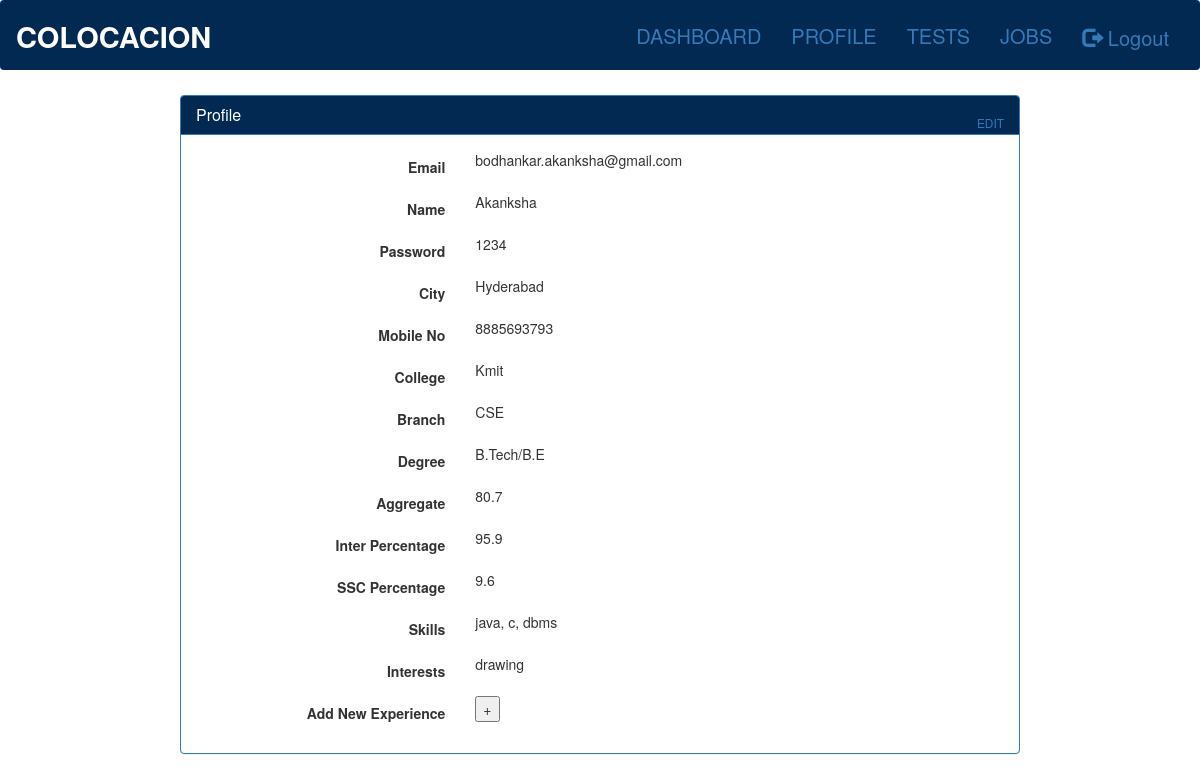
The page /users/profile/ (signed in) on the database its author committed.
### accounts/models.py (models this page shows, shortened)
class UserDetails(models.Model):
	email = models.EmailField(max_length=200, primary_key=True, blank=False)
	name = models.CharField(max_length=200, blank=False)
	password = models.CharField(max_length=100)
	city = models.CharField(max_length=200)
	mobile_num = models.IntegerField()

class UserProfile(models.Model):
	DEGREE = (
        ('B.Tech/B.E', 'Btech'),
        ('B.com', 'Bcom'),
        ('Bsc', 'Bsc'),
        ('M.Tech', 'Mtech'),
        ('Msc', 'Msc'),
        ('B.A.','BA'),
        ('M.B.A','MBA'),
        ('B.B.A', 'BBA'),
    )
	email = models.ForeignKey(UserDetails, on_delete=models.CASCADE)
	college_name = models.CharField(max_length=200)
	branch = models.CharField(max_length=15)
	degree = models.CharField(max_length=10, choices=DEGREE)
	degree_percent = models.DecimalField(max_digits=3, decimal_places=1)
	inter_percent = models.DecimalField(max_digits=3, decimal_places=1)
	ssc_percent = models.DecimalField(max_digits=3, decimal_places=1)
	skills = models.CharField(max_length=300)
	interests = models.CharField(max_length=300)

### users/views.py (the view)
def profile(request):
	if 'email' in request.session:
		userdetails = UserDetails.objects.get(email=request.session['email'])
		userprofile = UserProfile.objects.get(email=request.session['email'])
		return render(request, 'users/profile.html', {'form1':userdetails, 'form2':userprofile})
	else:
		return redirect('/accounts/login')

### users/templates/users/profile.html (shortened to what this page needs)
{% extends 'users/base.html' %}
{% block content %}
<div class="panel panel-primary "  style="margin-top:5px;margin-left:180px;margin-right:180px;" class="mainbox col-md-4 col-md-offset-4 col-sm-8 col-sm-offset-2">
	<div class="panel-heading" style="background-color:#012951">
        	<h3 class="panel-title">Profile</h3>
			 <div style="float:right; font-size: 85%; position: relative; top:-10px;color:white"><a id="signinlink" href="{% url 'users:profileedit' %}">EDIT</a></div>
	</div>
	<div class="panel-body">
        <form id="signupform" class="form-horizontal" role="form" >{% csrf_token %}
                                <div class="form-group ">
                                    <label for="email" class="col-md-4 control-label">Email</label>
                                    <div class="col-md-4">
                                       {{form1.email}}
                                    </div>
                                </div>
								  <div class="form-group">
                                    <label for="name" class="col-md-4 control-label">Name</label>
                                    <div class="col-md-4">
                                        {{form1.name}}
                                    </div>
                                </div>
                                <div class="form-group">
                                    <label for="password" class="col-md-4 control-label">Password</label>
                                    <div class="col-md-4">
                                        {{form1.password}}
                                    </div>
                                </div>
                                    <div class="form-group">
                                    <label for="city" class="col-md-4 control-label">City</label>
                                    <div class="col-md-4">
                                        {{form1.city}}
                                    </div>
                                </div>
								 <div class="form-group">
                                    <label for="mobileno" class="col-md-4 control-label">Mobile No</label>
                                    <div class="col-md-4">
                                        {{form1.mobile_num}}
                                    </div>
                                </div>
								 <div class="form-group">
                                    <label for="clgname" class="col-md-4 control-label">College</label>
                                    <div class="col-md-4">
                                        {{form2.college_name}}
                                    </div>
                                </div>
								<div class="form-group">
                                    <label for="clgname" class="col-md-4 control-label">Branch</label>
                                    <div class="col-md-4">
                                      {{form2.branch}}
                                    </div>
                                </div>
								<div class="form-group">
                                    <label for="degree" class="col-md-4 control-label">Degree</label>
                                    <div class="col-md-4">
                                       {{form2.degree}}
                                    </div>
                                </div>
								<div class="form-group">
                                    <label for="degreepercent" class="col-md-4 control-label">Aggregate</label>
                                    <div class="col-md-4">
                                       {{form2.degree_percent}}
                                    </div>
                                </div>
								<div class="form-group">
                                    <label for="interpercent" class="col-md-4 control-label">Inter Percentage</label>
                                    <div class="col-md-4">
                                        {{form2.inter_percent}}
                                    </div>
                                </div>
								<div class="form-group">
                                    <label for="sscpercent" class="col-md-4 control-label">SSC  Percentage</label>
                                    <div class="col-md-4">
                                       {{form2.ssc_percent}}
                                    </div>
                                </div>
								                                                                <div class="form-group">
                                    <label for="skills" class="col-md-4 control-label">Skills</label>
                                    <div class="col-md-4">
                                      {{form2.skills}}
                                    </div>
                                </div>
                                 <div class="form-group">
                                    <label for="interests" class="col-md-4 control-label">Interests</label>
                                    <div class="col-md-4">
                                        {{form2.interests}}
                                    </div>
                                </div>
                                <div class="form-group">
                                    <label for="experience" class="col-md-4 control-label">Add New Experience</label>
                                    <div class="col-md-4">
                                        <button>+</button>
                                    </div>
                                </div>
	</div>
								</div>
{% endblock %}

### rows shown on the page
UserDetails: email "bodhankar.akanksha@gmail.com", name "Akanksha", password "1234", city "Hyderabad", mobile_num "8885693793"
UserProfile: college_name "Kmit", branch "CSE", degree "B.Tech/B.E", degree_percent "80.7", inter_percent "95.9", ssc_percent "9.6", skills "java, c, dbms", interests "drawing"
